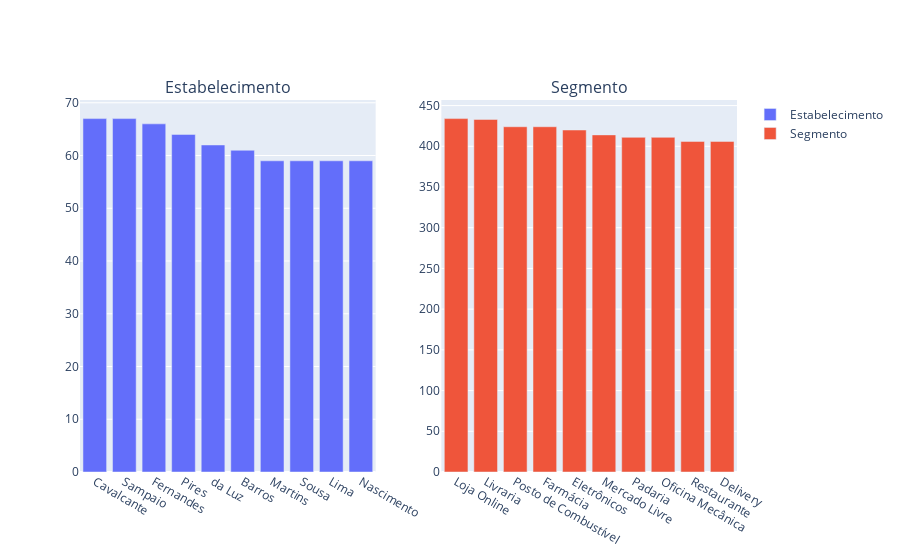

The notebook cell saved with this chart:
### Markdown cell above
### Gráfico de barras para variáveis categóricas

### Code cell
# Número de colunas desejadas
num_cols = 2

# Calcular o número de linhas necessárias
num_rows = math.ceil(len(cat_vars) / num_cols)

# Criar subplots
fig = make_subplots(rows=num_rows, cols=num_cols, subplot_titles=cat_vars)

# Adicionar gráficos de barras para cada variável categórica
for i, var in enumerate(cat_vars):
    row = (i // num_cols) + 1
    col = (i % num_cols) + 1
    fig.add_trace(
        go.Bar(
            x=df_transacoes[var].value_counts().index[:10],
            y=df_transacoes[var].value_counts().values[:10],
            name=var
        ),
        row=row, col=col
    )
    
fig.show()

### Figure 1 — Plotly figure (JSON) as saved in the notebook; plotly's stock layout.template omitted (floating-point values rounded to 4 significant figures)
{"data": [{"name": "Estabelecimento", "type": "bar", "x": ["Cavalcante", "Sampaio", "Fernandes", "Pires", "da Luz", "Barros", "Martins", "Sousa", "Lima", "Nascimento"], "xaxis": "x", "y": [67, 67, 66, 64, 62, 61, 59, 59, 59, 59], "yaxis": "y"}, {"name": "Segmento", "type": "bar", "x": ["Loja Online", "Livraria", "Posto de Combustível", "Farmácia", "Eletrônicos", "Mercado Livre", "Padaria", "Oficina Mecânica", "Restaurante", "Delivery"], "xaxis": "x2", "y": [434, 433, 424, 424, 420, 414, 411, 411, 406, 406], "yaxis": "y2"}], "layout": {"annotations": [{"font": {"size": 16}, "showarrow": false, "text": "Estabelecimento", "x": 0.225, "xanchor": "center", "xref": "paper", "y": 1, "yanchor": "bottom", "yref": "paper"}, {"font": {"size": 16}, "showarrow": false, "text": "Segmento", "x": 0.775, "xanchor": "center", "xref": "paper", "y": 1, "yanchor": "bottom", "yref": "paper"}], "xaxis": {"anchor": "y", "domain": [0, 0.45]}, "xaxis2": {"anchor": "y2", "domain": [0.55, 1]}, "yaxis": {"anchor": "x", "domain": [0, 1]}, "yaxis2": {"anchor": "x2", "domain": [0, 1]}}}
